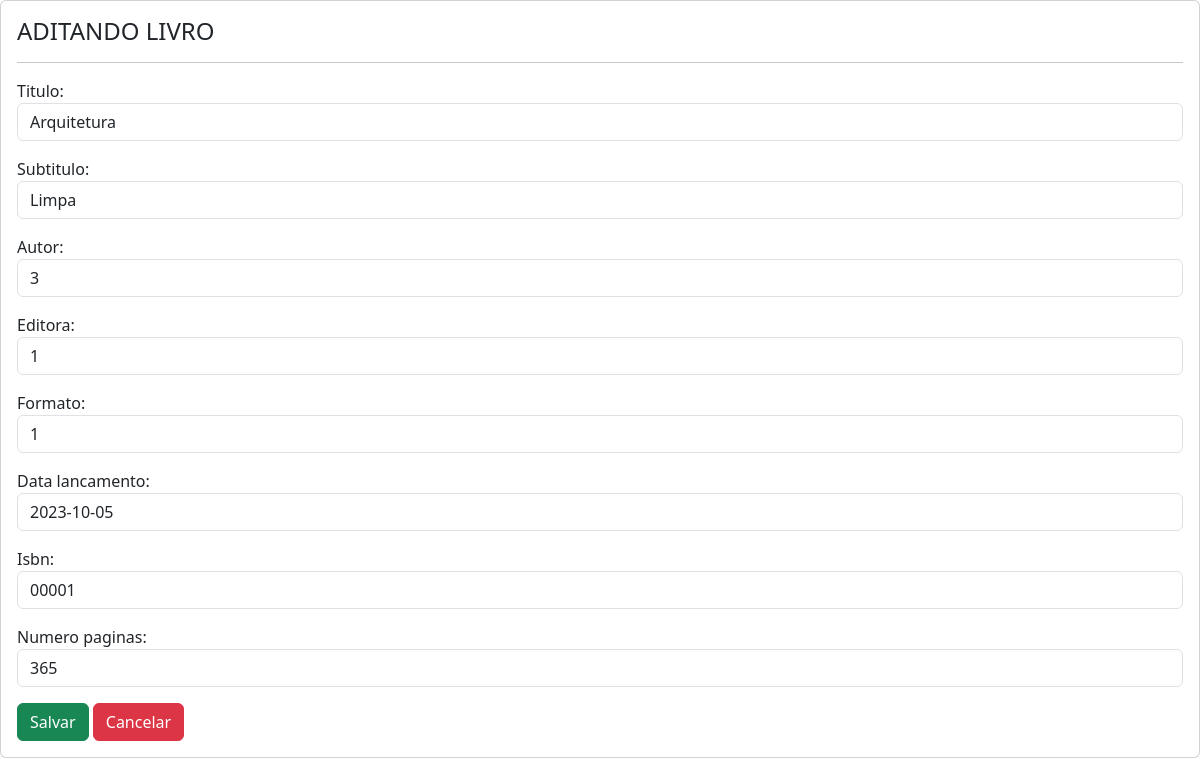
The app's page /livro/livro_edit/1/ with its own data.
### portal/models.py (models this page shows)
class Livro(models.Model):
    titulo = models.CharField(max_length=255)
    subtitulo = models.CharField(max_length=255, blank=True, null=True)
    autor = models.ForeignKey(Autor, on_delete=models.CASCADE)
    editora = models.ForeignKey(Editora, on_delete=models.CASCADE)
    formato = models.ForeignKey(Formato, on_delete=models.CASCADE)
    data_lancamento = models.DateField()
    isbn = models.CharField(max_length=255)
    numero_paginas = models.PositiveIntegerField()

### portal/views.py (the view)
# urls.py: path('livro/livro_edit/<int:id>/',views.livro_edit, name='livro_edit'),
def livro_edit(request,id):
    livro = get_object_or_404(Livro, id=id)
    form = LivroForm(request.POST or None, instance=livro)
    if request.method == 'POST':
        if form.is_valid():
            form.save()
            return redirect('livro')
    context = {
        'form': form,
        'livro': livro,
    }
    return render(request,'portal/livro_edit.html', context)

### portal/forms.py
class LivroForm(forms.ModelForm):
    class Meta:
        model = Livro
        exclude = ()
        widgets = {
            'titulo': forms.TextInput(attrs={'class': 'form-control', 'autofocus': ''}),
            'subtitulo': forms.TextInput(attrs={'class': 'form-control'}),
            'autor': forms.NumberInput(attrs={'class': 'form-control'}),
            'editora': forms.NumberInput(attrs={'class': 'form-control'}),
            'formato': forms.NumberInput(attrs={'class': 'form-control'}),
            'data_lancamento': forms.DateInput(attrs={'class': 'form-control'}),
            'isbn': forms.TextInput(attrs={'class': 'form-control'}),
            'numero_paginas': forms.NumberInput(attrs={'class': 'form-control'}),
        }

### portal/templates/portal/livro_edit.html (shortened to what this page needs)
<!doctype html>
<html lang="pt-br">
  <head>
    <link href="https://cdn.jsdelivr.net/npm/bootstrap@5.3.2/dist/css/bootstrap.min.css" rel="stylesheet">
  </head>
  <body>
    <div class="card">
        <div class="card-body">
            <h4>ADITANDO LIVRO</h4>
            <hr>
            <form action="{% url 'livro_edit' id=livro.id %}" method="post">
                {{ form.as_p }}
                <button class="btn btn-success" type="submit">Salvar</button>
                <a href="{% url 'livro' %}" class="btn btn-danger">Cancelar</a>
            </form>
        </div>
    </div>
  </body>
</html>

### records on screen
Livro: titulo "Arquitetura", subtitulo "Limpa", autor "3", editora "1", formato "1", data_lancamento "2023-10-05", isbn "00001", numero_paginas "365"
